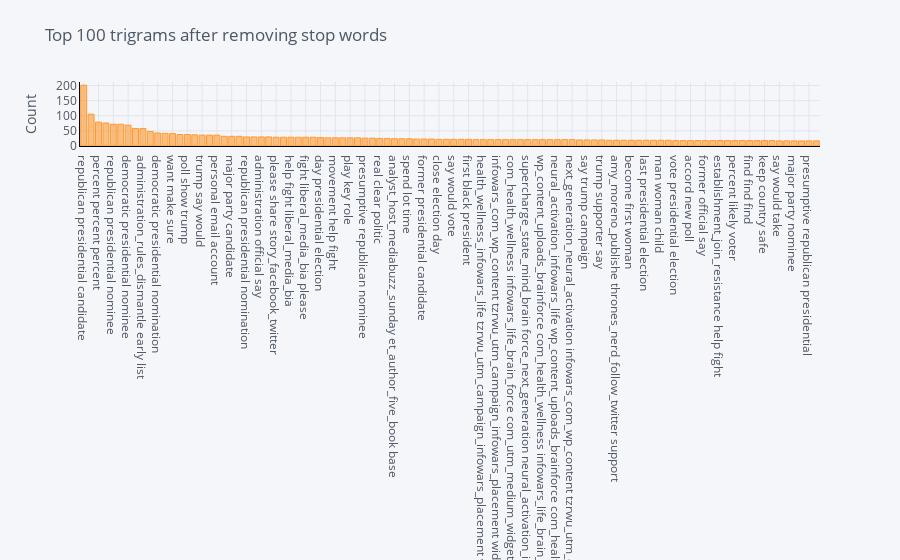

The notebook cell this image was saved under:
### Code cell
plot_model(plot = 'trigram')

### Figure 1 — Plotly figure (JSON) as saved in the notebook; plotly's stock layout.template omitted (floating-point values rounded to 4 significant figures)
{"data": [{"marker": {"color": "rgba(255, 153, 51, 0.6)", "line": {"color": "rgba(255, 153, 51, 1.0)", "width": 1}}, "name": "count", "orientation": "v", "text": "", "type": "bar", "x": ["republican presidential candidate", "democratic presidential candidate", "percent percent percent", "new world order", "republican presidential nominee", "third party candidate", "democratic presidential nominee", "kill administration_rules_dismantle early", "administration_rules_dismantle early list", "republican primary voter", "democratic presidential nomination", "use personal email", "want make sure", "presidential candidate say", "poll show trump", "use military force", "trump say would", "last year say", "personal email account", "recent poll show", "major party candidate", "kill least people", "republican presidential nomination", "say also say", "administration official say", "first time year", "please share story_facebook_twitter", "liberal_media_bia please share", "help fight liberal_media_bia", "senior administration official", "fight liberal_media_bia please", "first presidential debate", "day presidential election", "et_author_five_book base click_information_howard_kurtz", "movement help fight", "play important role", "play key role", "appear first change", "presumptive republican nominee", "major political party", "real clear politic", "support movement help", "analyst_host_mediabuzz_sunday et_author_five_book base", "say last year", "spend lot time", "spend much time", "former presidential candidate", "first female president", "close election day", "former florida_gov_jeb bush", "say would vote", "less week go", "first black president", "say would support", "health_wellness_infowars_life tzrwu_utm_campaign_infowars_placement widget_utm_content_brain_force", "force_next_generation neural_activation_infowars_life wp_content_uploads_brainforce", "infowars_com_wp_content tzrwu_utm_campaign_infowars_placement widget_utm_content_brain_force", "infowars_life_brain_force com_utm_medium_widget_utm_content next_generation_neural_activation", "com_health_wellness infowars_life_brain_force com_utm_medium_widget_utm_content", "tzrwu_utm_campaign_infowars_placement widget_utm_content_brain_force health_wellness_infowars_life", "supercharge_state_mind_brain force_next_generation neural_activation_infowars_life", "com_utm_medium_widget_utm_content next_generation_neural_activation infowars_com_wp_content", "wp_content_uploads_brainforce com_health_wellness infowars_life_brain_force", "political action committee", "neural_activation_infowars_life wp_content_uploads_brainforce com_health_wellness", "widget_utm_content_brain_force health_wellness_infowars_life tzrwu_utm_campaign_infowars_placement", "next_generation_neural_activation infowars_com_wp_content tzrwu_utm_campaign_infowars_placement", "democratic presidential debate", "say trump campaign", "democratic primary voter", "trump supporter say", "republican presidential race", "amy_moreno_publishe thrones_nerd_follow_twitter support", "first time candidate", "become first woman", "thrones_nerd_follow_twitter support movement", "last presidential election", "long time ago", "man woman child", "accord people familiar", "vote presidential election", "woman come forward", "accord new poll", "military official say", "former official say", "put first amy_moreno_publishe", "establishment_join_resistance help fight", "presidential campaign say", "percent likely voter", "fight put first", "find find find", "first amy_moreno_publishe thrones_nerd_follow_twitter", "keep country safe", "help fight put", "say would take", "say say would", "major party nominee", "pay fair share", "presumptive republican presidential", "leave people dead"], "y": [201, 105, 79, 76, 72, 72, 69, 58, 58, 48, 43, 42, 41, 38, 38, 37, 36, 36, 36, 32, 32, 32, 30, 30, 30, 30, 29, 29, 29, 29, 29, 29, 28, 27, 27, 27, 27, 27, 26, 26, 25, 25, 24, 24, 24, 23, 23, 23, 22, 22, 22, 22, 22, 21, 21, 21, 21, 21, 21, 21, 21, 21, 21, 21, 21, 21, 21, 20, 20, 20, 20, 19, 19, 19, 19, 19, 19, 19, 19, 19, 18, 18, 18, 18, 18, 18, 18, 18, 18, 18, 18, 18, 18, 18, 17, 17, 17, 17, 17, 17]}], "layout": {"legend": {"bgcolor": "#F5F6F9", "font": {"color": "#4D5663"}}, "paper_bgcolor": "#F5F6F9", "plot_bgcolor": "#F5F6F9", "title": {"font": {"color": "#4D5663"}, "text": "Top 100 trigrams after removing stop words"}, "xaxis": {"gridcolor": "#E1E5ED", "linecolor": "black", "showgrid": true, "tickfont": {"color": "#4D5663"}, "title": {"font": {"color": "#4D5663"}, "text": ""}, "zerolinecolor": "#E1E5ED"}, "yaxis": {"gridcolor": "#E1E5ED", "linecolor": "black", "showgrid": true, "tickfont": {"color": "#4D5663"}, "title": {"font": {"color": "#4D5663"}, "text": "Count"}, "zerolinecolor": "#E1E5ED"}}}
